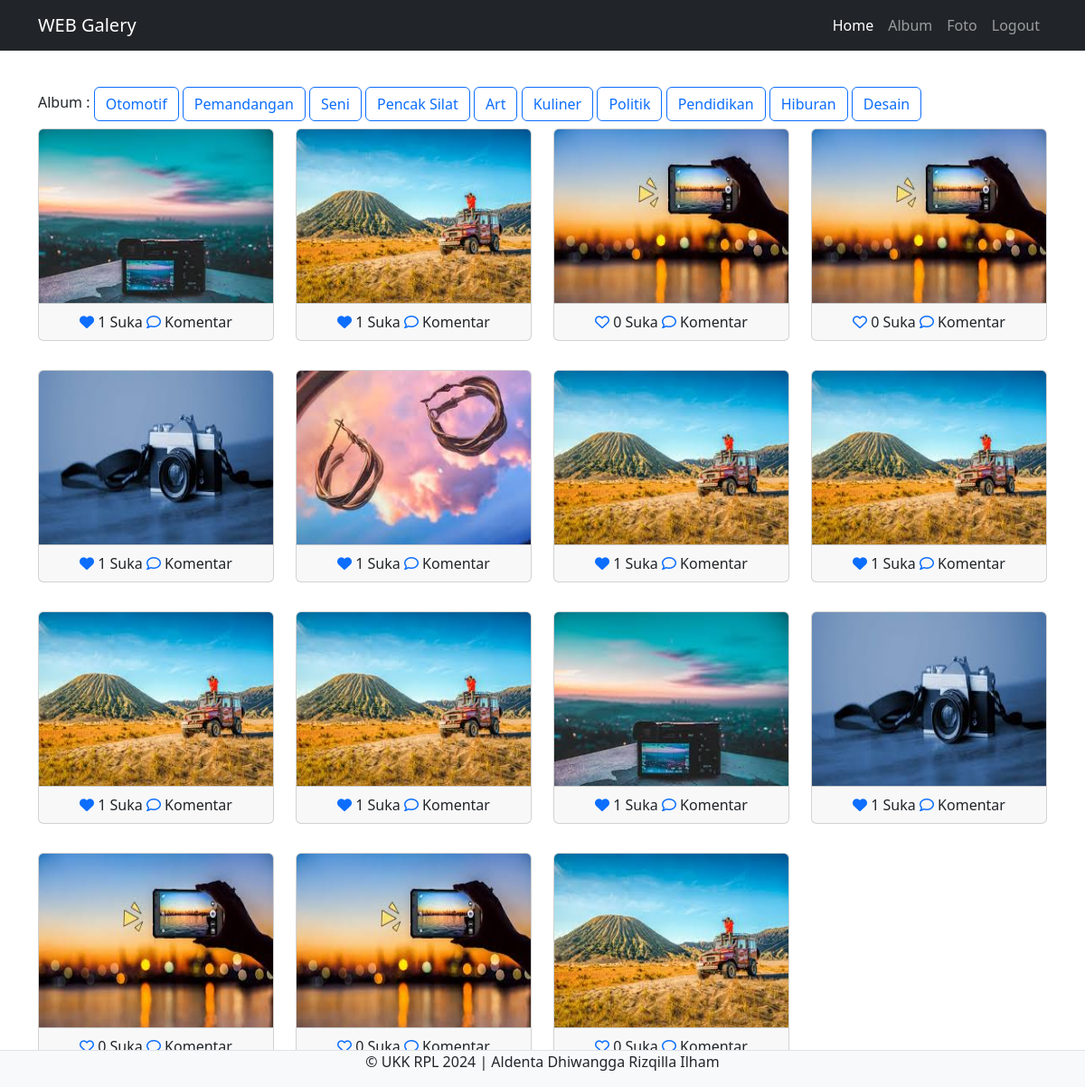
Page /admin/home.php (signed in) on the committed database.
### tables this page shows
CREATE TABLE `album` (
  `albumid` int(11) NOT NULL,
  `namaalbum` varchar(255) NOT NULL,
  `deskripsi` text NOT NULL,
  `tanggaldibuat` date NOT NULL,
  `userid` int(11) NOT NULL
);

CREATE TABLE `foto` (
  `fotoid` int(11) NOT NULL,
  `judulfoto` varchar(255) NOT NULL,
  `deskripsifoto` text NOT NULL,
  `tanggalunggah` date NOT NULL,
  `lokasifile` varchar(255) NOT NULL,
  `albumid` int(11) NOT NULL,
  `userid` int(11) NOT NULL
);

### admin/home.php (the view, shortened to what this page needs)
<?php
$userid = $_SESSION['userid'];
include '../config/koneksi.php';
?>
<!doctype html>
<html lang="en">
<head>
    <link rel="stylesheet" href="https://cdnjs.cloudflare.com/ajax/libs/font-awesome/6.5.1/css/all.min.css" />
    <link href="https://cdn.jsdelivr.net/npm/bootstrap@5.3.3/dist/css/bootstrap.min.css" rel="stylesheet">
</head>
<body>
    <nav class="navbar navbar-expand-lg navbar-dark bg-dark">
        <div class="container">
            <a class="navbar-brand" href="index.php">WEB Galery</a>
            <div class="collapse navbar-collapse" id="navbarNav">
                <ul class="navbar-nav">
                    <li class="nav-item">
                        <a class="nav-link active" href="home.php">Home</a>
                    </li>
                    <li class="nav-item">
                        <a class="nav-link" href="album.php">Album</a>
                    </li>
                    <li class="nav-item">
                        <a class="nav-link" href="foto.php">Foto</a>
                    </li>
                    <li class="nav-item">
                        <a class="nav-link" href="../config/aksilogout.php">Logout</a>
                    </li>
                </ul>
            </div>
        </div>
    </nav><br>
    <div class="container mt-3">
        Album :
        <?php
        $album = mysqli_query($koneksi, "SELECT * FROM album WHERE userid='$userid'");
        while ($row = mysqli_fetch_array($album)) { ?>
            <a href="home.php?albumid=<?php echo $row['albumid'] ?>" class="btn btn-outline-primary"><?php echo $row['namaalbum'] ?></a>
        <?php } ?>
        <div class="row">
            <?php
            if (isset($_GET['albumid'])) {
                $albumid = $_GET['albumid'];
                $query = mysqli_query($koneksi, "SELECT * FROM foto WHERE userid='$userid' AND albumid='$albumid'");
                while ($data = mysqli_fetch_array($query)) { ?>
                    <div class="col-md-3 mt-2">
                        <div class="card">
                            <img src="../assets/img/<?= $data['lokasifile'] ?>" class="card-img-top" title="" style="height: 12rem;" alt="">
                            <div class="card-footer text-center">
                                <?php
                                $fotoid = $data['fotoid'];
                                $ceksuka = mysqli_query($koneksi, "SELECT * FROM likefoto WHERE fotoid='$fotoid' AND userid='$userid'");
                                if (mysqli_num_rows($ceksuka) == 1) { ?>
                                    <a href="../config/proseslike.php?fotoid=<?= $data['fotoid'] ?>" type="submit" name="batalsuka"><i class="fa fa-heart"></i></a>
                                <?php } else { ?>
                                    <a href="../config/proseslike.php?fotoid=<?= $data['fotoid'] ?>" type="submit" name="suka"><i class="fa-regular fa-heart"></i></a>
                                <?php }
                                $like = mysqli_query($koneksi, "SELECT * FROM likefoto WHERE fotoid='$fotoid'");
                                echo mysqli_num_rows($like) . ' Suka';
                                ?>
                                <a href="komentar.php?fotoid=<?= $data['fotoid'] ?>"><i class="fa-regular fa-comment"></i></a>Komentar
                            </div>
                        </div>
                        <br>
                    </div>
                <?php }
            } else {
                $sql = mysqli_query($koneksi, "SELECT * FROM foto WHERE userid='$userid'");
                while ($data = mysqli_fetch_array($sql)) {
                ?>
                    <div class="col-md-3 mt-2">
                        <div class="card">
                            <img src="../assets/img/<?= $data['lokasifile'] ?>" class="card-img-top" title="" style="height: 12rem;" alt="">
                            <div class="card-footer text-center">
                                <?php
                                $fotoid = $data['fotoid'];
                                $ceksuka = mysqli_query($koneksi, "SELECT * FROM likefoto WHERE fotoid='$fotoid' AND userid='$userid'");
                                if (mysqli_num_rows($ceksuka) == 1) { ?>
                                    <a href="../config/proseslike.php?fotoid=<?= $data['fotoid'] ?>" name="batalsuka"><i class="fa fa-heart"></i></a>
                                <?php } else { ?>
                                    <a href="../config/proseslike.php?fotoid=<?= $data['fotoid'] ?>" name="suka"><i class="fa-regular fa-heart"></i></a>
                                <?php }
                                $like = mysqli_query($koneksi, "SELECT * FROM likefoto WHERE fotoid='$fotoid'");
                                echo mysqli_num_rows($like) . ' Suka';
                                ?>
                                <a href="komentar.php?fotoid=<?= $data['fotoid'] ?>"><i class="fa-regular fa-comment"></i></a> Komentar
                            </div>
                        </div>
                        <br>
                    </div>
            <?php }
            } ?>
        </div>
    </div>
    <footer class="d-flex justify-content-center border-top mt-3 bg-light fixed-bottom">
        <p>&copy; UKK RPL 2024 | Aldenta Dhiwangga Rizqilla Ilham</p>
    </footer>
</body>
</html>

### rows in the picture
album: namaalbum "Otomotif"
album: namaalbum "Pemandangan"
album: namaalbum "Seni"
album: namaalbum "Pencak Silat"
album: namaalbum "Art"
album: namaalbum "Kuliner"
album: namaalbum "Politik"
album: namaalbum "Pendidikan"
album: namaalbum "Hiburan"
album: namaalbum "Desain"
foto: lokasifile (picture), mysqli_num_rows($like) "1"
foto: lokasifile (picture), mysqli_num_rows($like) "1"
foto: lokasifile (picture), mysqli_num_rows($like) "0"
foto: lokasifile (picture), mysqli_num_rows($like) "0"
foto: lokasifile (picture), mysqli_num_rows($like) "1"
foto: lokasifile (picture), mysqli_num_rows($like) "1"
foto: lokasifile (picture), mysqli_num_rows($like) "1"
foto: lokasifile (picture), mysqli_num_rows($like) "1"
foto: lokasifile (picture), mysqli_num_rows($like) "1"
foto: lokasifile (picture), mysqli_num_rows($like) "1"
foto: lokasifile (picture), mysqli_num_rows($like) "1"
foto: lokasifile (picture), mysqli_num_rows($like) "1"
foto: lokasifile (picture), mysqli_num_rows($like) "0"
foto: lokasifile (picture), mysqli_num_rows($like) "0"
foto: lokasifile (picture), mysqli_num_rows($like) "0"
